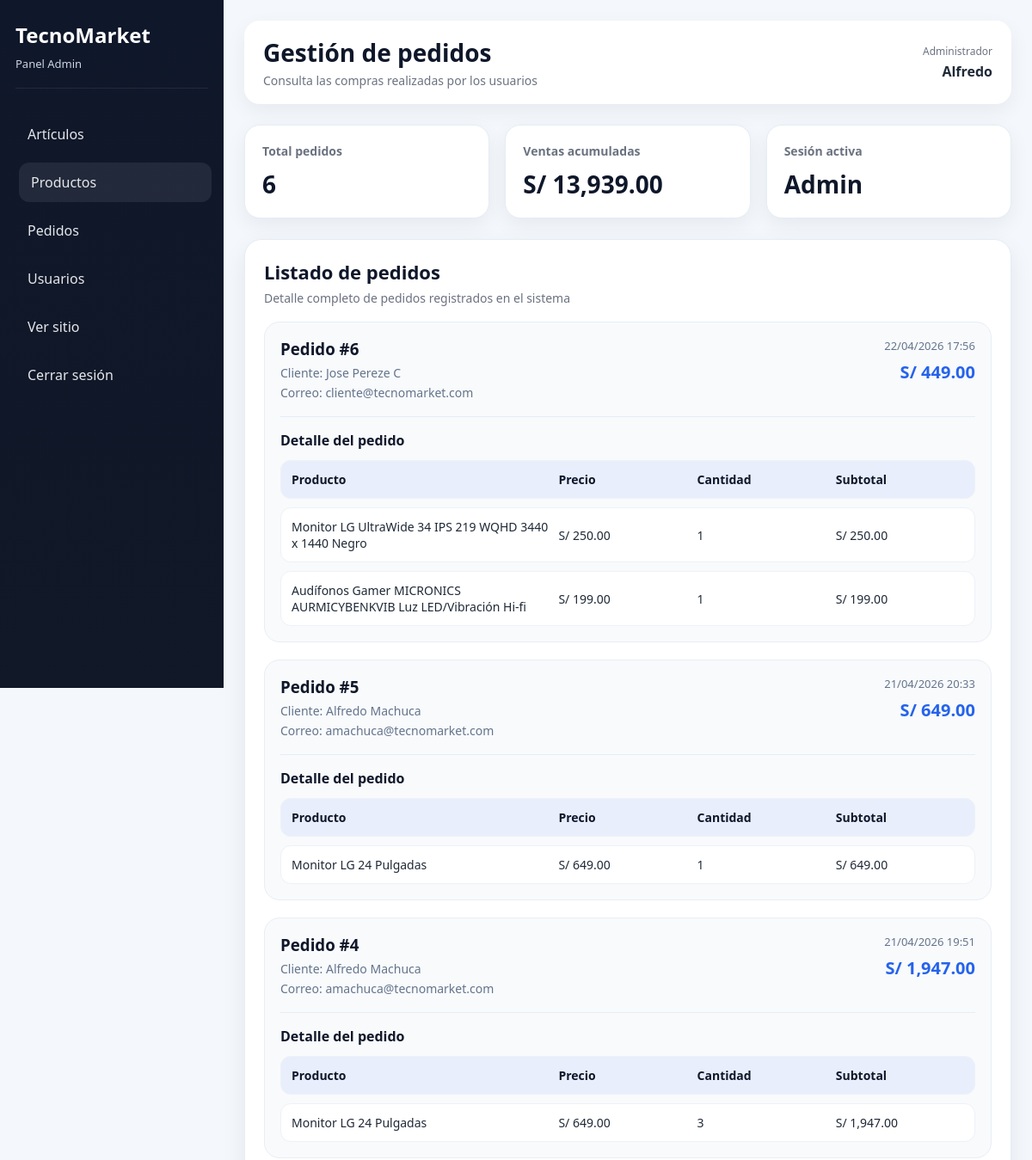
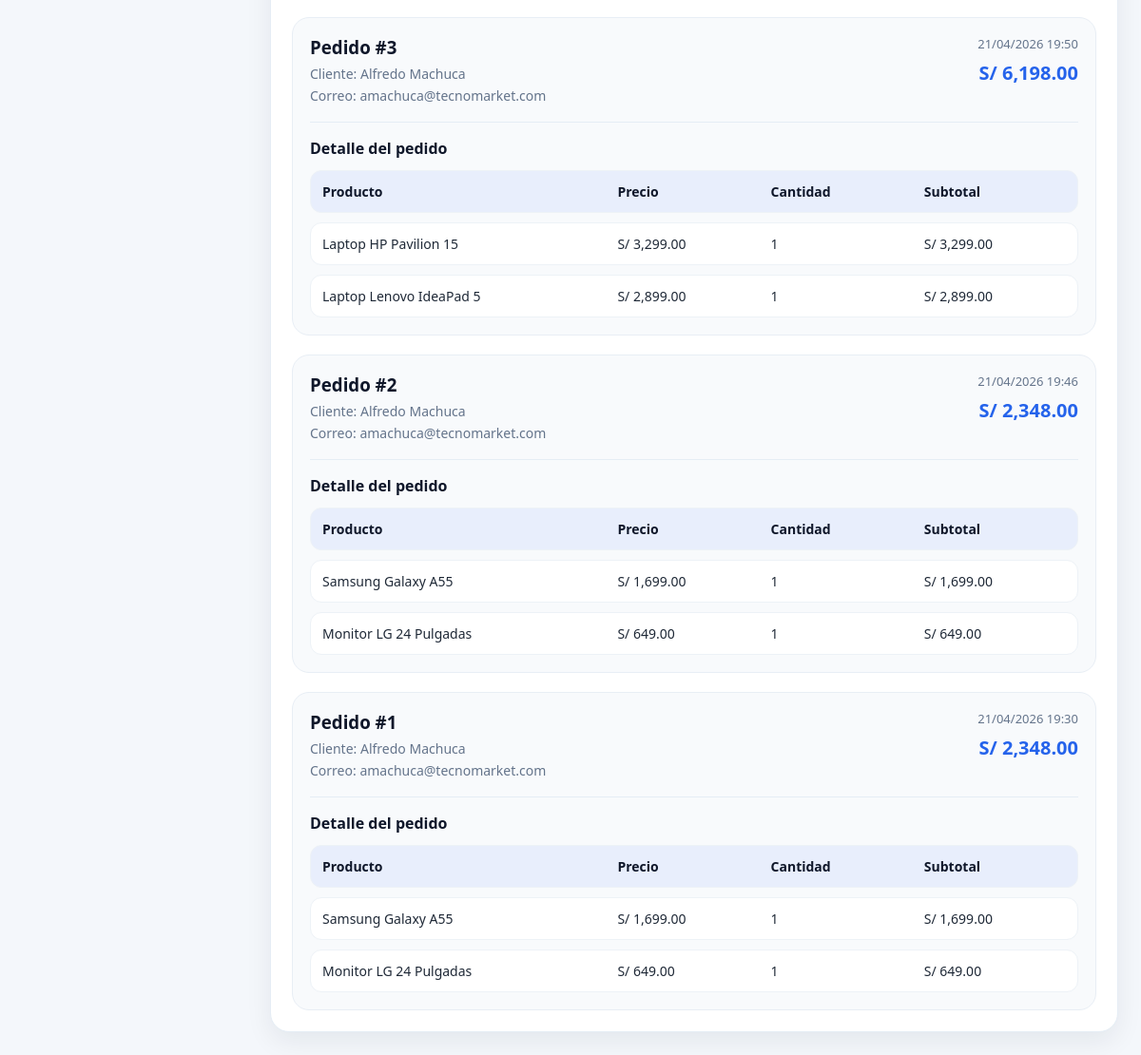
Screenshot of /admin_pedidos.php (signed in) with the database file from the repository (2 pictures, top to bottom).
### tables this page shows
CREATE TABLE `pedidos` (
  `id` int(11) NOT NULL,
  `usuario_id` int(11) DEFAULT NULL,
  `total` decimal(10,2) DEFAULT NULL,
  `fecha` timestamp NOT NULL DEFAULT current_timestamp()
);

CREATE TABLE `usuarios` (
  `id` int(11) NOT NULL,
  `nombres` varchar(100) NOT NULL,
  `apellidos` varchar(100) NOT NULL,
  `correo` varchar(150) NOT NULL,
  `telefono` varchar(20) NOT NULL,
  `password` varchar(255) NOT NULL,
  `rol` enum('admin','cliente') DEFAULT 'cliente',
  `fecha_registro` timestamp NOT NULL DEFAULT current_timestamp()
);

CREATE TABLE `detalle_pedidos` (
  `id` int(11) NOT NULL,
  `pedido_id` int(11) DEFAULT NULL,
  `producto_id` int(11) DEFAULT NULL,
  `nombre_producto` varchar(150) DEFAULT NULL,
  `precio` decimal(10,2) DEFAULT NULL,
  `cantidad` int(11) DEFAULT NULL,
  `subtotal` decimal(10,2) DEFAULT NULL
);

### php/session.php (called while the page is built, shortened)
<?php
if (isset($_SESSION["usuario_id"])) {
    $nombre_usuario = $_SESSION["nombres"] ?? "";
    $rol_usuario = $_SESSION["rol"] ?? "";
}
?>

### admin_pedidos.php (the view, shortened to what this page needs)
<?php
require_once "php/session.php";
require_once "php/conexion.php";
$sql_pedidos = "SELECT
                    p.id,
                    p.total,
                    p.fecha,
                    u.nombres,
                    u.apellidos,
                    u.correo
                FROM pedidos p
                INNER JOIN usuarios u ON p.usuario_id = u.id
                ORDER BY p.fecha DESC";
$resultado_pedidos = $conn->query($sql_pedidos);
?>
<!DOCTYPE html>
<html lang="es">
<head>
    <link rel="stylesheet" href="css/admin_pedidos.css">
</head>
<body>
    <aside class="sidebar-admin" id="sidebarAdmin">
        <div class="sidebar-brand">
            <h2>TecnoMarket</h2>
            <span>Panel Admin</span>
        </div>
        <nav class="sidebar-nav">
            <a href="admin_articulos">Artículos</a>
            <a href="admin_productos" class="activo">Productos</a>
            <a href="admin_pedidos">Pedidos</a>
            <a href="admin_usuarios">Usuarios</a>
            <a href="index">Ver sitio</a>
            <a href="php/logout">Cerrar sesión</a>
        </nav>
    </aside>
    <main class="admin-main">
        <header class="topbar-admin">
            <div class="topbar-left">
                <div>
                    <h1>Gestión de pedidos</h1>
                    <p>Consulta las compras realizadas por los usuarios</p>
                </div>
            </div>
            <div class="topbar-right">
                <div class="admin-user-box">
                    <span class="admin-user-label">Administrador</span>
                    <strong><?php echo htmlspecialchars($nombre_usuario); ?></strong>
                </div>
            </div>
        </header>
        <section class="metricas-admin">
            <div class="metrica-card">
                <h3>Total pedidos</h3>
                <p>
                    <?php
                    $sql_total_pedidos = "SELECT COUNT(*) AS total FROM pedidos";
                    $res_total_pedidos = $conn->query($sql_total_pedidos);
                    $fila_total_pedidos = $res_total_pedidos->fetch_assoc();
                    echo $fila_total_pedidos["total"];
                    ?>
                </p>
            </div>
            <div class="metrica-card">
                <h3>Ventas acumuladas</h3>
                <p>
                    <?php
                    $sql_total_ventas = "SELECT COALESCE(SUM(total),0) AS total FROM pedidos";
                    $res_total_ventas = $conn->query($sql_total_ventas);
                    $fila_total_ventas = $res_total_ventas->fetch_assoc();
                    echo "S/ " . number_format($fila_total_ventas["total"], 2);
                    ?>
                </p>
            </div>
            <div class="metrica-card">
                <h3>Sesión activa</h3>
                <p><?php echo htmlspecialchars($rol_usuario); ?></p>
            </div>
        </section>
        <section class="panel-admin">
            <div class="panel-header">
                <h2>Listado de pedidos</h2>
                <p>Detalle completo de pedidos registrados en el sistema</p>
            </div>
            <?php if ($resultado_pedidos->num_rows > 0): ?>
                <div class="lista-pedidos-admin">
                    <?php while ($pedido = $resultado_pedidos->fetch_assoc()): ?>
                        <article class="pedido-admin-card">
                            <div class="pedido-admin-top">
                                <div>
                                    <h3>Pedido #<?php echo $pedido["id"]; ?></h3>
                                    <p class="pedido-admin-cliente">
                                        Cliente: <?php echo htmlspecialchars($pedido["nombres"] . " " . $pedido["apellidos"]); ?>
                                    </p>
                                    <p class="pedido-admin-correo">
                                        Correo: <?php echo htmlspecialchars($pedido["correo"]); ?>
                                    </p>
                                </div>
                                <div class="pedido-admin-meta">
                                    <span class="pedido-admin-fecha">
                                        <?php echo date("d/m/Y H:i", strtotime($pedido["fecha"])); ?>
                                    </span>
                                    <span class="pedido-admin-total">
                                        S/ <?php echo number_format($pedido["total"], 2); ?>
                                    </span>
                                </div>
                            </div>
                            <div class="pedido-admin-detalle">
                                <h4>Detalle del pedido</h4>
                                <?php
                                $pedido_id = $pedido["id"];
                                $sql_detalle = "SELECT nombre_producto, precio, cantidad, subtotal
                                                FROM detalle_pedidos
                                                WHERE pedido_id = ?";
                                $stmt_detalle = $conn->prepare($sql_detalle);
                                $stmt_detalle->bind_param("i", $pedido_id);
                                $stmt_detalle->execute();
                                $resultado_detalle = $stmt_detalle->get_result();
                                ?>
                                <div class="tabla-detalle">
                                    <div class="fila encabezado">
                                        <span>Producto</span>
                                        <span>Precio</span>
                                        <span>Cantidad</span>
                                        <span>Subtotal</span>
                                    </div>
                                    <?php while ($item = $resultado_detalle->fetch_assoc()): ?>
                                        <div class="fila">
                                            <span><?php echo htmlspecialchars($item["nombre_producto"]); ?></span>
                                            <span>S/ <?php echo number_format($item["precio"], 2); ?></span>
                                            <span><?php echo $item["cantidad"]; ?></span>
                                            <span>S/ <?php echo number_format($item["subtotal"], 2); ?></span>
                                        </div>
                                    <?php endwhile; ?>
                                </div>
                            </div>
                        </article>
                    <?php endwhile; ?>
                </div>
            <?php else: ?>
                <div class="sin-registros">
                    <p>No hay pedidos registrados todavía.</p>
                </div>
            <?php endif; ?>
        </section>
    </main>
</body>
</html>

### css/admin_pedidos.css (style rules this page uses)
* { margin: 0; padding: 0; box-sizing: border-box; }
body { font-family: 'Segoe UI', sans-serif; background: #f4f7fb; color: #1f2937; }
.sidebar-admin { position: fixed; top: 0; left: 0; width: 260px; height: 100vh; background: linear-gradient(180deg, #0f172a, #111827); color: white; padding: 24px 18px; display: flex; flex-direction: column; z-index: 1000; transition: transform 0.3s ease; }
.sidebar-brand { margin-bottom: 30px; padding-bottom: 18px; border-bottom: 1px solid rgba(255,255,255,0.08); }
.sidebar-brand h2 { font-size: 24px; margin-bottom: 5px; }
.sidebar-brand span { font-size: 13px; color: #cbd5e1; }
.sidebar-nav { display: flex; flex-direction: column; gap: 10px; }
.sidebar-nav a { text-decoration: none; color: #e5e7eb; padding: 12px 14px; border-radius: 12px; transition: background 0.3s ease, transform 0.2s ease; }
.sidebar-nav a:hover, .sidebar-nav a.activo { background: rgba(255,255,255,0.08); transform: translateX(4px); }
.admin-main { margin-left: 260px; min-height: 100vh; padding: 24px; }
.topbar-admin { display: flex; justify-content: space-between; align-items: center; gap: 16px; margin-bottom: 24px; background: white; border-radius: 18px; padding: 18px 22px; box-shadow: 0 8px 24px rgba(15, 23, 42, 0.06); }
.topbar-left { display: flex; align-items: center; gap: 16px; }
.topbar-left h1 { font-size: 28px; color: #0f172a; margin-bottom: 4px; }
.topbar-left p { font-size: 14px; color: #6b7280; }
.admin-user-box { text-align: right; }
.admin-user-label { display: block; font-size: 12px; color: #6b7280; margin-bottom: 4px; }
.metricas-admin { display: grid; grid-template-columns: repeat(3, 1fr); gap: 18px; margin-bottom: 24px; }
.metrica-card { background: white; border-radius: 18px; padding: 20px; box-shadow: 0 8px 24px rgba(15, 23, 42, 0.06); border: 1px solid #e5edf5; }
.metrica-card h3 { font-size: 14px; color: #6b7280; margin-bottom: 10px; }
.metrica-card p { font-size: 28px; font-weight: bold; color: #0f172a; text-transform: capitalize; }
.panel-admin { background: white; border-radius: 20px; padding: 22px; box-shadow: 0 10px 28px rgba(15, 23, 42, 0.07); border: 1px solid #e5edf5; }
.panel-header { margin-bottom: 18px; }
.panel-header h2 { font-size: 22px; color: #0f172a; margin-bottom: 6px; }
.panel-header p { font-size: 14px; color: #6b7280; }
.lista-pedidos-admin { display: flex; flex-direction: column; gap: 20px; }
.pedido-admin-card { background: #f8fafc; border: 1px solid #e8eef5; border-radius: 18px; padding: 18px; }
.pedido-admin-top { display: flex; justify-content: space-between; align-items: flex-start; gap: 18px; flex-wrap: wrap; margin-bottom: 16px; padding-bottom: 14px; border-bottom: 1px solid #e5edf5; }
.pedido-admin-top h3 { color: #0f172a; margin-bottom: 6px; }
.pedido-admin-cliente, .pedido-admin-correo { font-size: 14px; color: #64748b; margin-bottom: 4px; }
.pedido-admin-meta { display: flex; flex-direction: column; align-items: flex-end; gap: 8px; }
.pedido-admin-fecha { font-size: 13px; color: #64748b; }
.pedido-admin-total { font-size: 20px; font-weight: bold; color: #2563eb; }
.pedido-admin-detalle h4 { color: #0f172a; margin-bottom: 12px; }
.tabla-detalle { display: flex; flex-direction: column; gap: 10px; }
.fila { display: grid; grid-template-columns: 2fr 1fr 1fr 1fr; gap: 12px; padding: 12px; border-radius: 12px; background: white; border: 1px solid #edf2f7; align-items: center; font-size: 14px; }
.fila.encabezado { background: #e8eefc; font-weight: bold; color: #0f172a; }

### rows the page displays
pedidos: id "6", usuario.apellidos "Jose Pereze C", usuario.correo "cliente@tecnomarket.com", fecha "22/04/2026 17:56", total "449.00"
detalle_pedidos: nombre_producto "Monitor LG UltraWide 34 IPS 219 WQHD 3440 x 1440 Negro", precio "250.00", cantidad "1", subtotal "250.00"
detalle_pedidos: nombre_producto "Audífonos Gamer MICRONICS AURMICYBENKVIB Luz LED/Vibración Hi-fi", precio "199.00", cantidad "1", subtotal "199.00"
pedidos: id "5", usuario.apellidos "Alfredo Machuca", usuario.correo "amachuca@tecnomarket.com", fecha "21/04/2026 20:33", total "649.00"
detalle_pedidos: nombre_producto "Monitor LG 24 Pulgadas", precio "649.00", cantidad "1", subtotal "649.00"
pedidos: id "4", usuario.apellidos "Alfredo Machuca", usuario.correo "amachuca@tecnomarket.com", fecha "21/04/2026 19:51", total "1,947.00"
detalle_pedidos: nombre_producto "Monitor LG 24 Pulgadas", precio "649.00", cantidad "3", subtotal "1,947.00"
pedidos: id "3", usuario.apellidos "Alfredo Machuca", usuario.correo "amachuca@tecnomarket.com", fecha "21/04/2026 19:50", total "6,198.00"
detalle_pedidos: nombre_producto "Laptop HP Pavilion 15", precio "3,299.00", cantidad "1", subtotal "3,299.00"
detalle_pedidos: nombre_producto "Laptop Lenovo IdeaPad 5", precio "2,899.00", cantidad "1", subtotal "2,899.00"
pedidos: id "2", usuario.apellidos "Alfredo Machuca", usuario.correo "amachuca@tecnomarket.com", fecha "21/04/2026 19:46", total "2,348.00"
detalle_pedidos: nombre_producto "Samsung Galaxy A55", precio "1,699.00", cantidad "1", subtotal "1,699.00"
detalle_pedidos: nombre_producto "Monitor LG 24 Pulgadas", precio "649.00", cantidad "1", subtotal "649.00"
pedidos: id "1", usuario.apellidos "Alfredo Machuca", usuario.correo "amachuca@tecnomarket.com", fecha "21/04/2026 19:30", total "2,348.00"
detalle_pedidos: nombre_producto "Samsung Galaxy A55", precio "1,699.00", cantidad "1", subtotal "1,699.00"
detalle_pedidos: nombre_producto "Monitor LG 24 Pulgadas", precio "649.00", cantidad "1", subtotal "649.00"

### other values shown
$nombre_usuario "Alfredo"
$fila_total_pedidos["total"] "6"
$fila_total_ventas["total"] "13,939.00"
$rol_usuario "Admin"
